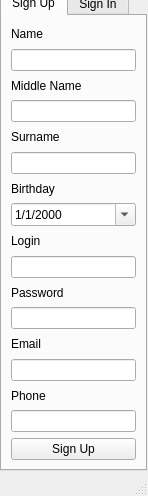
<?xml version="1.0" encoding="UTF-8"?>
<ui version="4.0">
 <class>MainWindow</class>
 <widget class="QMainWindow" name="MainWindow">
  <property name="geometry">
   <rect>
    <x>0</x>
    <y>0</y>
    <width>148</width>
    <height>496</height>
   </rect>
  </property>
  <property name="windowTitle">
   <string>MainWindow</string>
  </property>
  <widget class="QWidget" name="centralwidget">
   <widget class="QTabWidget" name="tabWidget">
    <property name="geometry">
     <rect>
      <x>0</x>
      <y>-10</y>
      <width>147</width>
      <height>481</height>
     </rect>
    </property>
    <property name="currentIndex">
     <number>0</number>
    </property>
    <widget class="QWidget" name="tab">
     <attribute name="title">
      <string>Sign Up</string>
     </attribute>
     <layout class="QVBoxLayout" name="verticalLayout">
      <item>
       <widget class="QLabel" name="label_3">
        <property name="text">
         <string>Name</string>
        </property>
       </widget>
      </item>
      <item>
       <widget class="QLineEdit" name="Name_edit"/>
      </item>
      <item>
       <widget class="QLabel" name="label_4">
        <property name="text">
         <string>Middle Name</string>
        </property>
       </widget>
      </item>
      <item>
       <widget class="QLineEdit" name="Middle_Name_edit"/>
      </item>
      <item>
       <widget class="QLabel" name="label_5">
        <property name="text">
         <string>Surname</string>
        </property>
       </widget>
      </item>
      <item>
       <widget class="QLineEdit" name="Surname_edit"/>
      </item>
      <item>
       <widget class="QLabel" name="label_10">
        <property name="text">
         <string>Birthday</string>
        </property>
       </widget>
      </item>
      <item>
       <widget class="QDateEdit" name="Birthday_edit">
        <property name="displayFormat">
         <string>d/M/yyyy</string>
        </property>
        <property name="calendarPopup">
         <bool>true</bool>
        </property>
       </widget>
      </item>
      <item>
       <widget class="QLabel" name="label_6">
        <property name="text">
         <string>Login</string>
        </property>
       </widget>
      </item>
      <item>
       <widget class="QLineEdit" name="Login_edit"/>
      </item>
      <item>
       <widget class="QLabel" name="label_7">
        <property name="text">
         <string>Password</string>
        </property>
       </widget>
      </item>
      <item>
       <widget class="QLineEdit" name="Password_edit">
        <property name="echoMode">
         <enum>QLineEdit::Password</enum>
        </property>
       </widget>
      </item>
      <item>
       <widget class="QLabel" name="label_8">
        <property name="text">
         <string>Email</string>
        </property>
       </widget>
      </item>
      <item>
       <widget class="QLineEdit" name="Email_edit"/>
      </item>
      <item>
       <widget class="QLabel" name="label_9">
        <property name="text">
         <string>Phone</string>
        </property>
       </widget>
      </item>
      <item>
       <widget class="QLineEdit" name="Phone_edit"/>
      </item>
      <item>
       <widget class="QPushButton" name="SignUp_btn">
        <property name="text">
         <string>Sign Up</string>
        </property>
       </widget>
      </item>
     </layout>
    </widget>
    <widget class="QWidget" name="tab_2">
     <attribute name="title">
      <string>Sign In</string>
     </attribute>
     <layout class="QVBoxLayout" name="verticalLayout_2">
      <item>
       <widget class="QLabel" name="label">
        <property name="text">
         <string>Login</string>
        </property>
       </widget>
      </item>
      <item>
       <widget class="QLineEdit" name="Login_edit_2"/>
      </item>
      <item>
       <widget class="QLabel" name="label_2">
        <property name="text">
         <string>Password</string>
        </property>
       </widget>
      </item>
      <item>
       <widget class="QLineEdit" name="Password_edit_2">
        <property name="echoMode">
         <enum>QLineEdit::Password</enum>
        </property>
       </widget>
      </item>
      <item>
       <widget class="QPushButton" name="SignIn_btn">
        <property name="text">
         <string>Sign In</string>
        </property>
       </widget>
      </item>
     </layout>
    </widget>
   </widget>
  </widget>
  <widget class="QStatusBar" name="statusbar"/>
 </widget>
 <resources/>
 <connections/>
</ui>
